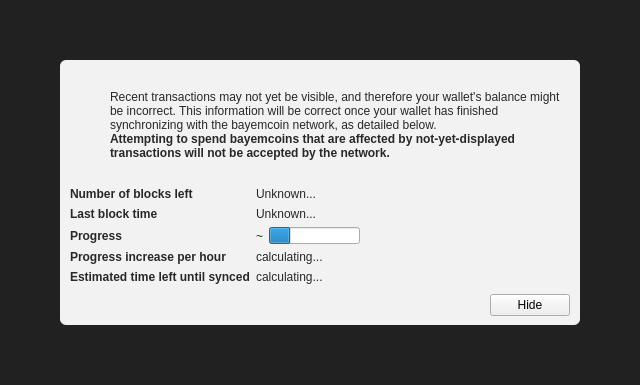
<?xml version="1.0" encoding="UTF-8"?>
<ui version="4.0">
 <class>ModalOverlay</class>
 <widget class="ModalOverlay" name="ModalOverlay">
  <property name="geometry">
   <rect>
    <x>0</x>
    <y>0</y>
    <width>640</width>
    <height>385</height>
   </rect>
  </property>
  <property name="windowTitle">
   <string>Form</string>
  </property>
  <layout class="QVBoxLayout" name="verticalLayout" stretch="0">
   <property name="sizeConstraint">
    <enum>QLayout::SetDefaultConstraint</enum>
   </property>
   <property name="leftMargin">
    <number>0</number>
   </property>
   <property name="topMargin">
    <number>0</number>
   </property>
   <property name="rightMargin">
    <number>0</number>
   </property>
   <property name="bottomMargin">
    <number>0</number>
   </property>
   <item>
    <widget class="QWidget" name="bgWidget" native="true">
     <property name="styleSheet">
      <string notr="true">#bgWidget { background: rgba(0,0,0,220); }</string>
     </property>
     <layout class="QVBoxLayout" name="verticalLayoutMain" stretch="1">
      <property name="leftMargin">
       <number>60</number>
      </property>
      <property name="topMargin">
       <number>60</number>
      </property>
      <property name="rightMargin">
       <number>60</number>
      </property>
      <property name="bottomMargin">
       <number>60</number>
      </property>
      <item>
       <widget class="QWidget" name="contentWidget" native="true">
        <property name="styleSheet">
         <string notr="true">#contentWidget { background: rgba(255,255,255,240); border-radius: 6px; }

QLabel { color: rgb(40,40,40);  }</string>
        </property>
        <layout class="QVBoxLayout" name="verticalLayoutSub" stretch="1,0,0,0">
         <property name="spacing">
          <number>0</number>
         </property>
         <property name="leftMargin">
          <number>10</number>
         </property>
         <property name="topMargin">
          <number>10</number>
         </property>
         <property name="rightMargin">
          <number>10</number>
         </property>
         <property name="bottomMargin">
          <number>10</number>
         </property>
         <item>
          <layout class="QHBoxLayout" name="horizontalLayoutIconText" stretch="0,1">
           <property name="topMargin">
            <number>20</number>
           </property>
           <item>
            <layout class="QVBoxLayout" name="verticalLayoutIcon">
             <property name="leftMargin">
              <number>0</number>
             </property>
             <item>
              <widget class="QPushButton" name="warningIcon">
               <property name="enabled">
                <bool>false</bool>
               </property>
               <property name="text">
                <string/>
               </property>
               <property name="icon">
                <iconset>
                 <normaloff>:/icons/warning</normaloff>
                 <disabledoff>:/icons/warning</disabledoff>:/icons/warning</iconset>
               </property>
               <property name="iconSize">
                <size>
                 <width>48</width>
                 <height>48</height>
                </size>
               </property>
               <property name="flat">
                <bool>true</bool>
               </property>
              </widget>
             </item>
             <item>
              <spacer name="verticalSpacerWarningIcon">
               <property name="orientation">
                <enum>Qt::Vertical</enum>
               </property>
               <property name="sizeHint" stdset="0">
                <size>
                 <width>20</width>
                 <height>40</height>
                </size>
               </property>
              </spacer>
             </item>
            </layout>
           </item>
           <item>
            <layout class="QVBoxLayout" name="verticalLayoutInfoText">
             <property name="leftMargin">
              <number>0</number>
             </property>
             <property name="topMargin">
              <number>0</number>
             </property>
             <item>
              <widget class="QLabel" name="infoText">
               <property name="text">
                <string>Recent transactions may not yet be visible, and therefore your wallet's balance might be incorrect. This information will be correct once your wallet has finished synchronizing with the bayemcoin network, as detailed below.</string>
               </property>
               <property name="textFormat">
                <enum>Qt::RichText</enum>
               </property>
               <property name="wordWrap">
                <bool>true</bool>
               </property>
              </widget>
             </item>
             <item>
              <widget class="QLabel" name="infoTextStrong">
               <property name="font">
                <font>
                 <weight>75</weight>
                 <bold>true</bold>
                </font>
               </property>
               <property name="text">
                <string>Attempting to spend bayemcoins that are affected by not-yet-displayed transactions will not be accepted by the network.</string>
               </property>
               <property name="textFormat">
                <enum>Qt::RichText</enum>
               </property>
               <property name="wordWrap">
                <bool>true</bool>
               </property>
              </widget>
             </item>
             <item>
              <spacer name="verticalSpacerInTextSpace">
               <property name="orientation">
                <enum>Qt::Vertical</enum>
               </property>
               <property name="sizeHint" stdset="0">
                <size>
                 <width>20</width>
                 <height>40</height>
                </size>
               </property>
              </spacer>
             </item>
            </layout>
           </item>
          </layout>
         </item>
         <item>
          <spacer name="verticalSpacerAfterText">
           <property name="orientation">
            <enum>Qt::Vertical</enum>
           </property>
           <property name="sizeHint" stdset="0">
            <size>
             <width>20</width>
             <height>40</height>
            </size>
           </property>
          </spacer>
         </item>
         <item>
          <layout class="QFormLayout" name="formLayout">
           <property name="fieldGrowthPolicy">
            <enum>QFormLayout::FieldsStayAtSizeHint</enum>
           </property>
           <property name="horizontalSpacing">
            <number>6</number>
           </property>
           <property name="verticalSpacing">
            <number>6</number>
           </property>
           <property name="topMargin">
            <number>10</number>
           </property>
           <item row="0" column="0">
            <widget class="QLabel" name="labelNumberOfBlocksLeft">
             <property name="font">
              <font>
               <weight>75</weight>
               <bold>true</bold>
              </font>
             </property>
             <property name="text">
              <string>Number of blocks left</string>
             </property>
            </widget>
           </item>
           <item row="0" column="1">
            <widget class="QLabel" name="numberOfBlocksLeft">
             <property name="text">
              <string>Unknown...</string>
             </property>
            </widget>
           </item>
           <item row="1" column="0">
            <widget class="QLabel" name="labelLastBlockTime">
             <property name="font">
              <font>
               <weight>75</weight>
               <bold>true</bold>
              </font>
             </property>
             <property name="text">
              <string>Last block time</string>
             </property>
            </widget>
           </item>
           <item row="1" column="1">
            <widget class="QLabel" name="newestBlockDate">
             <property name="sizePolicy">
              <sizepolicy hsizetype="Maximum" vsizetype="Preferred">
               <horstretch>0</horstretch>
               <verstretch>0</verstretch>
              </sizepolicy>
             </property>
             <property name="text">
              <string>Unknown...</string>
             </property>
            </widget>
           </item>
           <item row="2" column="0">
            <widget class="QLabel" name="labelSyncDone">
             <property name="font">
              <font>
               <weight>75</weight>
               <bold>true</bold>
              </font>
             </property>
             <property name="text">
              <string>Progress</string>
             </property>
            </widget>
           </item>
           <item row="2" column="1">
            <layout class="QHBoxLayout" name="horizontalLayoutSync" stretch="0,1">
             <item>
              <widget class="QLabel" name="percentageProgress">
               <property name="text">
                <string notr="true">~</string>
               </property>
              </widget>
             </item>
             <item>
              <widget class="QProgressBar" name="progressBar">
               <property name="value">
                <number>24</number>
               </property>
               <property name="format">
                <string/>
               </property>
              </widget>
             </item>
            </layout>
           </item>
           <item row="4" column="0">
            <widget class="QLabel" name="labelProgressIncrease">
             <property name="font">
              <font>
               <weight>75</weight>
               <bold>true</bold>
              </font>
             </property>
             <property name="text">
              <string>Progress increase per hour</string>
             </property>
            </widget>
           </item>
           <item row="4" column="1">
            <widget class="QLabel" name="progressIncreasePerH">
             <property name="text">
              <string>calculating...</string>
             </property>
            </widget>
           </item>
           <item row="5" column="0">
            <widget class="QLabel" name="labelEstimatedTimeLeft">
             <property name="font">
              <font>
               <weight>75</weight>
               <bold>true</bold>
              </font>
             </property>
             <property name="text">
              <string>Estimated time left until synced</string>
             </property>
            </widget>
           </item>
           <item row="5" column="1">
            <widget class="QLabel" name="expectedTimeLeft">
             <property name="text">
              <string>calculating...</string>
             </property>
            </widget>
           </item>
          </layout>
         </item>
         <item>
          <layout class="QHBoxLayout" name="horizontalLayoutButtons">
           <property name="leftMargin">
            <number>10</number>
           </property>
           <property name="topMargin">
            <number>10</number>
           </property>
           <item>
            <spacer name="horizontalSpacer">
             <property name="orientation">
              <enum>Qt::Horizontal</enum>
             </property>
             <property name="sizeHint" stdset="0">
              <size>
               <width>40</width>
               <height>20</height>
              </size>
             </property>
            </spacer>
           </item>
           <item>
            <widget class="QPushButton" name="closeButton">
             <property name="text">
              <string>Hide</string>
             </property>
            </widget>
           </item>
          </layout>
         </item>
        </layout>
       </widget>
      </item>
     </layout>
    </widget>
   </item>
  </layout>
 </widget>
 <customwidgets>
  <customwidget>
   <class>ModalOverlay</class>
   <extends>QWidget</extends>
   <header>modaloverlay.h</header>
   <container>1</container>
  </customwidget>
 </customwidgets>
 <resources/>
 <connections/>
</ui>
